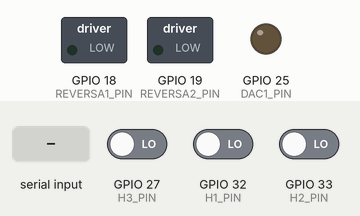
Recording of a sketch running on a simulated ESP32. On the bench: switched loads named in the sketch (green lamp = pin HIGH), output pins drawn as LEDs (lit = HIGH). The test bench sets the inputs (shaded band); at power-on: GPIO 27 (H3_PIN) LOW, GPIO 32 (H1_PIN) LOW, GPIO 33 (H2_PIN) LOW. What the sketch prints to the serial monitor is not drawn.

Above: at 1.4 s.
1.5 s: "S90\n" received over Serial
At 1.83 s:
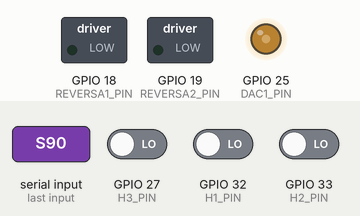
4.5 s: "S,45\n" received over Serial
6.0 s: "U90\n" received over Serial
At 6.5 s:
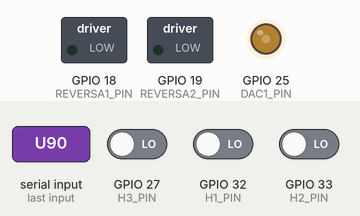
7.5 s: "s,45\n" received over Serial
At 8.7 s:
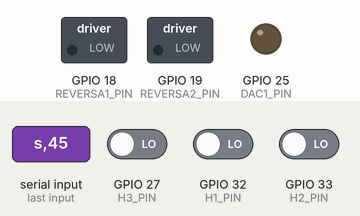
9.0 s: "u90\n" received over Serial
At 10.0 s:
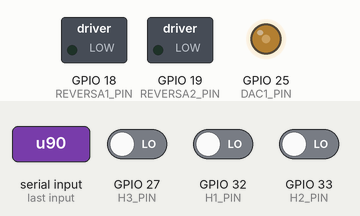
Timing chart, 0 to 11.5 s (numbered marks = the images above; inputs shaded):
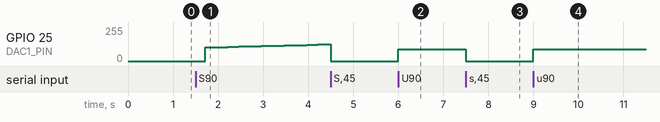

Measured:
- after the input at 1.5 s, GPIO 25 (DAC1_PIN): moves from 0/255 to 127/255 over 2.8 s, starting after 0.21 s
- after the input at 6.0 s, GPIO 25 (DAC1_PIN): 0/255 → 90/255 at once
- after the input at 7.5 s, GPIO 25 (DAC1_PIN): 90/255 → 0/255 at once
- after the input at 9.0 s, GPIO 25 (DAC1_PIN): 0/255 → 90/255 at once

The sketch:

PRUEBA_CON_CONTROL.ino
```cpp
// =========================================
//  CONTROL DE VELOCIDAD (PI) MOTOR A CON HALLS
//  SALIDA POR DAC (pin 25) PARA DRIVER DE HOVERBOARD
// =========================================

#include <Arduino.h>

// ---------- Pines ----------
const int DAC1_PIN      = 25;  // DAC analógico hacia la placa del hoverboard
const int REVERSA1_PIN  = 18;  // Dirección 1
const int REVERSA2_PIN  = 19;  // Dirección 2 (ajusta si hace falta)

const int H1_PIN        = 32;  // Hall 1
const int H2_PIN        = 33;  // Hall 2
const int H3_PIN        = 27;  // Hall 3

// ---------- Parámetros mecánicos ----------
const int   TICKS_PER_REV = 90;       // nº de cambios de patrón Hall por vuelta mecánica
const float CIRC_M        = 0.7435f;  // circunferencia de la rueda [m]

// ---------- Ventana de medida ----------
const unsigned long WINDOW_MS = 250;            // ventana de conteo [ms]
const float         Ts        = WINDOW_MS / 1000.0f;  // periodo de muestreo del PI [s]

// =========================================
//  VARIABLES GLOBALES - HALLS / VELOCIDAD
// =========================================
volatile uint32_t tick_counter   = 0;   // ticks totales
uint32_t          last_ticks_sample = 0;
unsigned long     last_sample_ms  = 0;

uint8_t last_hall_state = 0;

float rpm_meas = 0.0f;
float v_ms     = 0.0f;

// =========================================
//  VARIABLES GLOBALES - CONTROL PI
// =========================================
bool  controlActivo = false;
float rpm_sp        = 0.0f;   // setpoint RPM

// Ganancias PI (ajustables)
float Kp = 0.05f;
float Ki = 0.10f;

// Estado interno del PI
float e_int   = 0.0f;
float u_cmd   = 0.0f;       // comando lógico 0–255

// Offset para salir de zona muerta del driver (~0.8–1 V)
const float DAC_OFFSET = 95.0f;   // 95/255 * 3.3 ≈ 1.23 V

// =========================================
//  FUNCIONES AUXILIARES
// =========================================

// Lee H1,H2,H3, detecta cambio de patrón y suma ticks
void actualizarTicksHall()
{
  uint8_t h1 = digitalRead(H1_PIN);
  uint8_t h2 = digitalRead(H2_PIN);
  uint8_t h3 = digitalRead(H3_PIN);

  uint8_t state = (h1 << 2) | (h2 << 1) | h3;

  if (state != last_hall_state)
  {
    last_hall_state = state;

    // Válidos típicos: 001,010,011,100,101,110
    if (state != 0b000 && state != 0b111)
    {
      tick_counter++;
    }
  }
}

// Aplica el valor u_cmd (0–255) al DAC
void aplicarDAC()
{
  if (u_cmd < 0.0f)   u_cmd = 0.0f;
  if (u_cmd > 255.0f) u_cmd = 255.0f;

  uint8_t val = (uint8_t)roundf(u_cmd);
  dacWrite(DAC1_PIN, val);
}

// Resetea el integrador y la salida
void resetPI()
{
  e_int = 0.0f;
  u_cmd = 0.0f;
  aplicarDAC();
}

// =========================================
//  SETUP
// =========================================
void setup()
{
  Serial.begin(115200);
  delay(200);

  Serial.println(F("=== CONTROL PI VELOCIDAD - SALIDA DAC ==="));
  Serial.println(F("Comandos (sin espacios):"));
  Serial.println(F("  S###  -> Setpoint RPM y activa PI (ej: S400)"));
  Serial.println(F("  S0    -> Apaga PI y pone 0 V"));
  Serial.println(F("  U###  -> Salida DAC manual 0–255 (ej: U150)"));
  Serial.println();

  // Pines dirección (ajusta si tu placa necesita otra lógica)
  pinMode(REVERSA1_PIN, OUTPUT);
  pinMode(REVERSA2_PIN, OUTPUT);
  digitalWrite(REVERSA1_PIN, LOW);
  digitalWrite(REVERSA2_PIN, LOW);

  // Pines Hall
  pinMode(H1_PIN, INPUT);
  pinMode(H2_PIN, INPUT);
  pinMode(H3_PIN, INPUT);

  // DAC: no necesita modo especial, dacWrite se encarga
  u_cmd = 0.0f;
  aplicarDAC();

  last_sample_ms    = millis();
  last_ticks_sample = tick_counter;
}

// =========================================
//  LOOP
// =========================================
void loop()
{
  // ---- 1) Comandos por serie ----
  if (Serial.available())
  {
    String linea = Serial.readStringUntil('\n');
    linea.trim();
    if (linea.length() > 0)
    {
      char c = linea[0];

      if (c == 'S' || c == 's')
      {
        float sp = linea.substring(1).toFloat();
        if (sp <= 0.0f)
        {
          controlActivo = false;
          rpm_sp        = 0.0f;
          resetPI();
          Serial.println(F("PI desactivado, motor parado (DAC=0)."));
        }
        else
        {
          rpm_sp        = sp;
          controlActivo = true;
          resetPI();
          Serial.print(F("Nuevo setpoint RPM = "));
          Serial.println(rpm_sp);
        }
      }
      else if (c == 'U' || c == 'u')
      {
        int val = linea.substring(1).toInt();
        if (val < 0)   val = 0;
        if (val > 255) val = 255;

        controlActivo = false;
        rpm_sp        = 0.0f;
        e_int         = 0.0f;

        u_cmd = (float)val;
        aplicarDAC();

        Serial.print(F("DAC manual = "));
        Serial.print(val);
        Serial.print(F(" -> ~"));
        Serial.print(3.3f * val / 255.0f, 2);
        Serial.println(F(" V"));
      }
    }
  }

  // ---- 2) Actualizar ticks de Hall ----
  actualizarTicksHall();

  // ---- 3) Cada WINDOW_MS, calcular RPM, velocidad y PI ----
  unsigned long now = millis();
  if (now - last_sample_ms >= WINDOW_MS)
  {
    unsigned long dt_ms = now - last_sample_ms;
    last_sample_ms      = now;

    uint32_t ticks_win = tick_counter - last_ticks_sample;
    last_ticks_sample   = tick_counter;

    // RPM
    float revs_win = (float)ticks_win / (float)TICKS_PER_REV;
    rpm_meas       = (revs_win * 60000.0f) / (float)dt_ms;

    // Velocidad lineal [m/s]
    v_ms = (rpm_meas / 60.0f) * CIRC_M;

    // ----- CONTROL PI -----
    if (controlActivo && rpm_sp > 0.0f)
    {
      float e = rpm_sp - rpm_meas;

      e_int += e * Ts;
      if (e_int > 5000.0f)  e_int = 5000.0f;
      if (e_int < -5000.0f) e_int = -5000.0f;

      float u = DAC_OFFSET + Kp * e + Ki * e_int;

      if (u < 0.0f)   u = 0.0f;
      if (u > 255.0f) u = 255.0f;

      u_cmd = u;
    }
    // si controlActivo==false, u_cmd se mantiene en el valor manual o 0

    aplicarDAC();

    // ---- Imprimir estado ----
    Serial.print(F("SP="));
    Serial.print(rpm_sp, 1);
    Serial.print(F("  RPM="));
    Serial.print(rpm_meas, 2);
    Serial.print(F("  DAC="));
    Serial.print(u_cmd, 1);
    Serial.print(F("  ticks="));
    Serial.print(ticks_win);
    Serial.print(F("  v="));
    Serial.print(v_ms, 3);
    Serial.println(F(" m/s"));
  }
}
```
